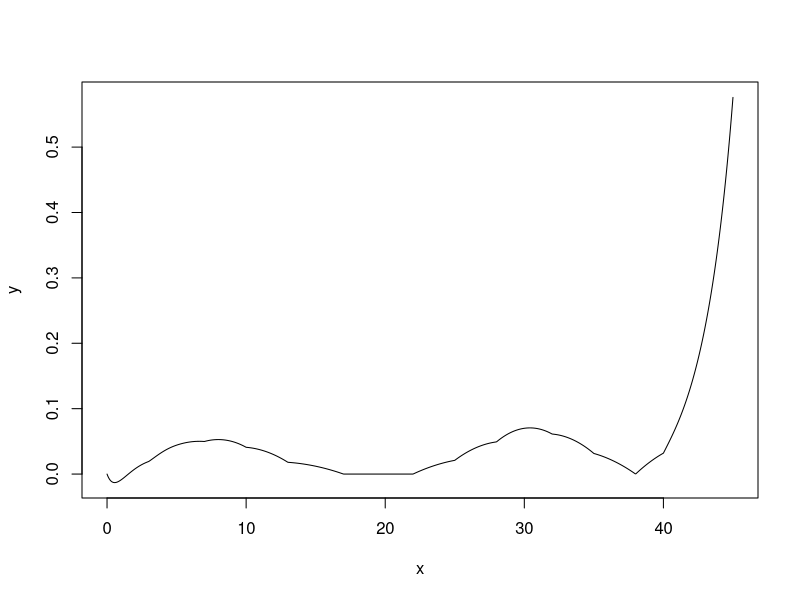

This chart was generated by the following R code:


alpha_E <- function(q) {
  numerador <- 64 * (2 - 4*q + 6*q^2 - 3*q^3)
  denominador <- (1 + q)^4 * (19 - 18*q + 3*q^2)
  return(numerador / denominador)
}

beta_E <- function(q) {
  numerador <- 240 * (1 - q)^2
  denominador <- (1 + q)^4 * (19 - 18*q + 3*q^2)
  return(numerador / denominador)
}

alpha_BW <- function(q) {
  numerador <- 64 * (8 - 24*q + 48*q^2 - 45*q^3 + 15*q^4)
  denominador <- (1 + q)^5 * (81 - 168*q + 126*q^2 - 40*q^3 + 5*q^4)
  return(numerador / denominador)
}

beta_BW <- function(q) {
  numerador <- 1120 * (1 - q)^3
  denominador <- (1 + q)^5 * (81 - 168*q + 126*q^2 - 40*q^3 + 5*q^4)
  return(numerador / denominador)
}

K_ep.S.a = function(x,q) {  # kernel epanechnikov asimétrico para h(t)
  ifelse(abs(x) < 1, 0.75 * (1 - x^2) * (alpha_E(q) + beta_E(q)*x ), 0)
}


K_bw.S.a = function(x,q) {
  ifelse(abs(x) < 1, (15/16) * (1 - x^2)^2 * (alpha_BW(q) + beta_BW(q)*x ), 0)
}

K_ep.S = function(x) {
  ifelse(abs(x) < 1, 0.75 * (1 - x^2), 0)
}

K_bw.S = function(x) {
  ifelse(abs(x) < 1, (15/16) * (1 - x^2)^2, 0)
}

# recordar que
#------------------------------------------------------------------|
# caso              | estimador                  | uso del kernel  |
#------------------------------------------------------------------|
# t < h             | q = t / h                  | x =   x         |
#------------------------------------------------------------------|
# h < t < t_r - h   | estimador kernel simétrico |                 |
#------------------------------------------------------------------|
# t_r - h < t < t_r | q = (t_r - t) / h          | x = - x         |
#------------------------------------------------------------------|

# InformaciC3n muestral ( Y , delta)
Y2<-c(5, 5, 8, 8, 12, 16, 23, 27, 30, 33, 43, 45)
d2<-c(1, 1, 1, 1, 1, 0, 1, 1, 1, 1, 1, 1)


# InformaciC3n unificada del tiempo al evento 

library(survival)
T2 = Surv(Y2,d2);T2

# NA es "fleming-harrington" (sobrevivencia)
# KM es "kaplan-meier"       (riesgo acumulado)

t_i = as.numeric(names(table(T2))); t_i = t_i[!is.na(t_i)]

# CC!lculo de estimaciones con instrucciC3n "survfit"
Sur.NA2 = survfit( T2 ~ 1, type="fleming-harrington", error = "t", conf.type="plain" )
summary(Sur.NA2)

Hhat = -log(Sur.NA2$surv)
dH2 = diff(c(0, Hhat))

t_r = max(t_i)

dH2 = dH2[-length(dH2)]

kernel <- function(t, h) {
  if (t < h) {
    kernel_val <- sum(K_ep.S.a(x = (t - t_i) / h, q = t / h) * dH2)
  } else if (t >= h & t <= t_r - h) {
    kernel_val <- sum(K_ep.S(x = (t - t_i) / h) * dH2)
  } else {
    kernel_val <- sum(K_ep.S.a(x = - (t - t_i) / h, q = (t_r - t) / h) * dH2)
  }
  return(kernel_val / h)
}


kernel(t = 190, h = 18)

x = seq(from = 0, to = t_r, length.out = 1000)

y = NULL

for (i in 1:length(x)) {
  y[i] = kernel(t = x[i], h = 5)
}

plot(x, y, type = "l")
